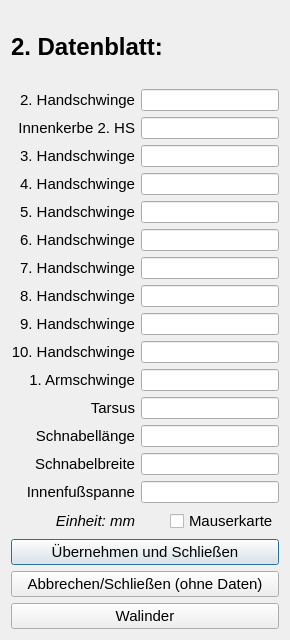
<?xml version="1.0" encoding="UTF-8"?>
<ui version="4.0">
 <class>Ui_Datenblatt_zwei</class>
 <widget class="QDialog" name="Ui_Datenblatt_zwei">
  <property name="geometry">
   <rect>
    <x>0</x>
    <y>0</y>
    <width>290</width>
    <height>640</height>
   </rect>
  </property>
  <property name="windowTitle">
   <string>Ui_Datenblatt_zwei</string>
  </property>
  <layout class="QGridLayout" name="gridLayout_2">
   <item row="0" column="0">
    <widget class="QLabel" name="label">
     <property name="font">
      <font>
       <pointsize>18</pointsize>
       <bold>true</bold>
      </font>
     </property>
     <property name="text">
      <string>2. Datenblatt:</string>
     </property>
    </widget>
   </item>
   <item row="1" column="0">
    <layout class="QGridLayout" name="gridLayout">
     <item row="12" column="0">
      <widget class="QLabel" name="label_17">
       <property name="font">
        <font>
         <pointsize>11</pointsize>
        </font>
       </property>
       <property name="text">
        <string>1. Armschwinge</string>
       </property>
       <property name="alignment">
        <set>Qt::AlignRight|Qt::AlignTrailing|Qt::AlignVCenter</set>
       </property>
      </widget>
     </item>
     <item row="14" column="0">
      <widget class="QLabel" name="label_12">
       <property name="font">
        <font>
         <pointsize>11</pointsize>
        </font>
       </property>
       <property name="text">
        <string>Schnabellänge</string>
       </property>
       <property name="alignment">
        <set>Qt::AlignRight|Qt::AlignTrailing|Qt::AlignVCenter</set>
       </property>
      </widget>
     </item>
     <item row="8" column="1">
      <widget class="QLineEdit" name="INP_feder7"/>
     </item>
     <item row="6" column="1">
      <widget class="QLineEdit" name="INP_feder5"/>
     </item>
     <item row="1" column="0">
      <widget class="QLabel" name="label_15">
       <property name="font">
        <font>
         <pointsize>11</pointsize>
        </font>
       </property>
       <property name="text">
        <string>Innenkerbe 2. HS</string>
       </property>
       <property name="alignment">
        <set>Qt::AlignRight|Qt::AlignTrailing|Qt::AlignVCenter</set>
       </property>
      </widget>
     </item>
     <item row="10" column="1">
      <widget class="QLineEdit" name="INP_feder9"/>
     </item>
     <item row="10" column="0">
      <widget class="QLabel" name="label_9">
       <property name="font">
        <font>
         <pointsize>11</pointsize>
        </font>
       </property>
       <property name="text">
        <string>9. Handschwinge</string>
       </property>
       <property name="alignment">
        <set>Qt::AlignRight|Qt::AlignTrailing|Qt::AlignVCenter</set>
       </property>
      </widget>
     </item>
     <item row="12" column="1">
      <widget class="QLineEdit" name="INP_feder11"/>
     </item>
     <item row="14" column="1">
      <widget class="QLineEdit" name="INP_schnabellaenge"/>
     </item>
     <item row="4" column="0">
      <widget class="QLabel" name="label_3">
       <property name="font">
        <font>
         <pointsize>11</pointsize>
        </font>
       </property>
       <property name="text">
        <string>3. Handschwinge</string>
       </property>
       <property name="alignment">
        <set>Qt::AlignRight|Qt::AlignTrailing|Qt::AlignVCenter</set>
       </property>
      </widget>
     </item>
     <item row="9" column="1">
      <widget class="QLineEdit" name="INP_feder8"/>
     </item>
     <item row="13" column="0">
      <widget class="QLabel" name="label_11">
       <property name="font">
        <font>
         <pointsize>11</pointsize>
        </font>
       </property>
       <property name="text">
        <string>Tarsus</string>
       </property>
       <property name="alignment">
        <set>Qt::AlignRight|Qt::AlignTrailing|Qt::AlignVCenter</set>
       </property>
      </widget>
     </item>
     <item row="5" column="1">
      <widget class="QLineEdit" name="INP_feder4"/>
     </item>
     <item row="7" column="1">
      <widget class="QLineEdit" name="INP_feder6"/>
     </item>
     <item row="9" column="0">
      <widget class="QLabel" name="label_8">
       <property name="font">
        <font>
         <pointsize>11</pointsize>
        </font>
       </property>
       <property name="text">
        <string>8. Handschwinge</string>
       </property>
       <property name="alignment">
        <set>Qt::AlignRight|Qt::AlignTrailing|Qt::AlignVCenter</set>
       </property>
      </widget>
     </item>
     <item row="15" column="0">
      <widget class="QLabel" name="label_13">
       <property name="font">
        <font>
         <pointsize>11</pointsize>
        </font>
       </property>
       <property name="text">
        <string>Schnabelbreite</string>
       </property>
       <property name="alignment">
        <set>Qt::AlignRight|Qt::AlignTrailing|Qt::AlignVCenter</set>
       </property>
      </widget>
     </item>
     <item row="6" column="0">
      <widget class="QLabel" name="label_7">
       <property name="font">
        <font>
         <pointsize>11</pointsize>
        </font>
       </property>
       <property name="text">
        <string>5. Handschwinge</string>
       </property>
       <property name="alignment">
        <set>Qt::AlignRight|Qt::AlignTrailing|Qt::AlignVCenter</set>
       </property>
      </widget>
     </item>
     <item row="16" column="0">
      <widget class="QLabel" name="label_14">
       <property name="font">
        <font>
         <pointsize>11</pointsize>
        </font>
       </property>
       <property name="text">
        <string>Innenfußspanne</string>
       </property>
       <property name="alignment">
        <set>Qt::AlignRight|Qt::AlignTrailing|Qt::AlignVCenter</set>
       </property>
      </widget>
     </item>
     <item row="13" column="1">
      <widget class="QLineEdit" name="INP_tarsus"/>
     </item>
     <item row="0" column="1">
      <widget class="QLineEdit" name="INP_feder2"/>
     </item>
     <item row="7" column="0">
      <widget class="QLabel" name="label_6">
       <property name="font">
        <font>
         <pointsize>11</pointsize>
        </font>
       </property>
       <property name="text">
        <string>6. Handschwinge</string>
       </property>
       <property name="alignment">
        <set>Qt::AlignRight|Qt::AlignTrailing|Qt::AlignVCenter</set>
       </property>
      </widget>
     </item>
     <item row="16" column="1">
      <widget class="QLineEdit" name="INP_innenfuss"/>
     </item>
     <item row="17" column="0">
      <widget class="QLabel" name="label_16">
       <property name="font">
        <font>
         <pointsize>11</pointsize>
         <italic>true</italic>
        </font>
       </property>
       <property name="text">
        <string>Einheit: mm</string>
       </property>
       <property name="alignment">
        <set>Qt::AlignRight|Qt::AlignTrailing|Qt::AlignVCenter</set>
       </property>
      </widget>
     </item>
     <item row="0" column="0">
      <widget class="QLabel" name="label_2">
       <property name="minimumSize">
        <size>
         <width>0</width>
         <height>0</height>
        </size>
       </property>
       <property name="maximumSize">
        <size>
         <width>16777212</width>
         <height>16777215</height>
        </size>
       </property>
       <property name="font">
        <font>
         <pointsize>11</pointsize>
        </font>
       </property>
       <property name="text">
        <string>2. Handschwinge</string>
       </property>
       <property name="alignment">
        <set>Qt::AlignRight|Qt::AlignTrailing|Qt::AlignVCenter</set>
       </property>
      </widget>
     </item>
     <item row="8" column="0">
      <widget class="QLabel" name="label_5">
       <property name="font">
        <font>
         <pointsize>11</pointsize>
        </font>
       </property>
       <property name="text">
        <string>7. Handschwinge</string>
       </property>
       <property name="alignment">
        <set>Qt::AlignRight|Qt::AlignTrailing|Qt::AlignVCenter</set>
       </property>
      </widget>
     </item>
     <item row="17" column="1">
      <layout class="QHBoxLayout" name="horizontalLayout">
       <property name="spacing">
        <number>6</number>
       </property>
       <item>
        <spacer name="horizontalSpacer">
         <property name="orientation">
          <enum>Qt::Horizontal</enum>
         </property>
         <property name="sizeHint" stdset="0">
          <size>
           <width>40</width>
           <height>20</height>
          </size>
         </property>
        </spacer>
       </item>
       <item>
        <widget class="QCheckBox" name="CHB_mauserkarte">
         <property name="font">
          <font>
           <pointsize>11</pointsize>
          </font>
         </property>
         <property name="text">
          <string>Mauserkarte</string>
         </property>
        </widget>
       </item>
      </layout>
     </item>
     <item row="11" column="1">
      <widget class="QLineEdit" name="INP_feder10"/>
     </item>
     <item row="15" column="1">
      <widget class="QLineEdit" name="INP_schnabelbreite"/>
     </item>
     <item row="5" column="0">
      <widget class="QLabel" name="label_4">
       <property name="font">
        <font>
         <pointsize>11</pointsize>
        </font>
       </property>
       <property name="text">
        <string>4. Handschwinge</string>
       </property>
       <property name="alignment">
        <set>Qt::AlignRight|Qt::AlignTrailing|Qt::AlignVCenter</set>
       </property>
      </widget>
     </item>
     <item row="11" column="0">
      <widget class="QLabel" name="label_10">
       <property name="font">
        <font>
         <pointsize>11</pointsize>
        </font>
       </property>
       <property name="text">
        <string>10. Handschwinge</string>
       </property>
       <property name="alignment">
        <set>Qt::AlignRight|Qt::AlignTrailing|Qt::AlignVCenter</set>
       </property>
      </widget>
     </item>
     <item row="1" column="1">
      <widget class="QLineEdit" name="INP_kerbe_feder2">
       <property name="text">
        <string/>
       </property>
      </widget>
     </item>
     <item row="4" column="1">
      <widget class="QLineEdit" name="INP_feder3"/>
     </item>
    </layout>
   </item>
   <item row="2" column="0">
    <widget class="QPushButton" name="BTN_ok">
     <property name="font">
      <font>
       <pointsize>11</pointsize>
      </font>
     </property>
     <property name="text">
      <string>Übernehmen und Schließen</string>
     </property>
    </widget>
   </item>
   <item row="3" column="0">
    <widget class="QPushButton" name="BTN_nok">
     <property name="font">
      <font>
       <pointsize>11</pointsize>
      </font>
     </property>
     <property name="text">
      <string>Abbrechen/Schließen (ohne Daten)</string>
     </property>
    </widget>
   </item>
   <item row="4" column="0">
    <widget class="QPushButton" name="BTN_walinder">
     <property name="font">
      <font>
       <pointsize>11</pointsize>
      </font>
     </property>
     <property name="text">
      <string>Walinder</string>
     </property>
    </widget>
   </item>
  </layout>
 </widget>
 <tabstops>
  <tabstop>INP_feder2</tabstop>
  <tabstop>INP_kerbe_feder2</tabstop>
  <tabstop>INP_feder4</tabstop>
  <tabstop>INP_feder5</tabstop>
  <tabstop>INP_feder6</tabstop>
  <tabstop>INP_feder7</tabstop>
  <tabstop>INP_feder8</tabstop>
  <tabstop>INP_feder9</tabstop>
  <tabstop>INP_feder10</tabstop>
  <tabstop>INP_feder11</tabstop>
  <tabstop>INP_tarsus</tabstop>
  <tabstop>INP_schnabellaenge</tabstop>
  <tabstop>INP_schnabelbreite</tabstop>
  <tabstop>INP_innenfuss</tabstop>
  <tabstop>CHB_mauserkarte</tabstop>
  <tabstop>BTN_ok</tabstop>
  <tabstop>BTN_nok</tabstop>
  <tabstop>BTN_walinder</tabstop>
  <tabstop>INP_feder3</tabstop>
 </tabstops>
 <resources/>
 <connections/>
</ui>
